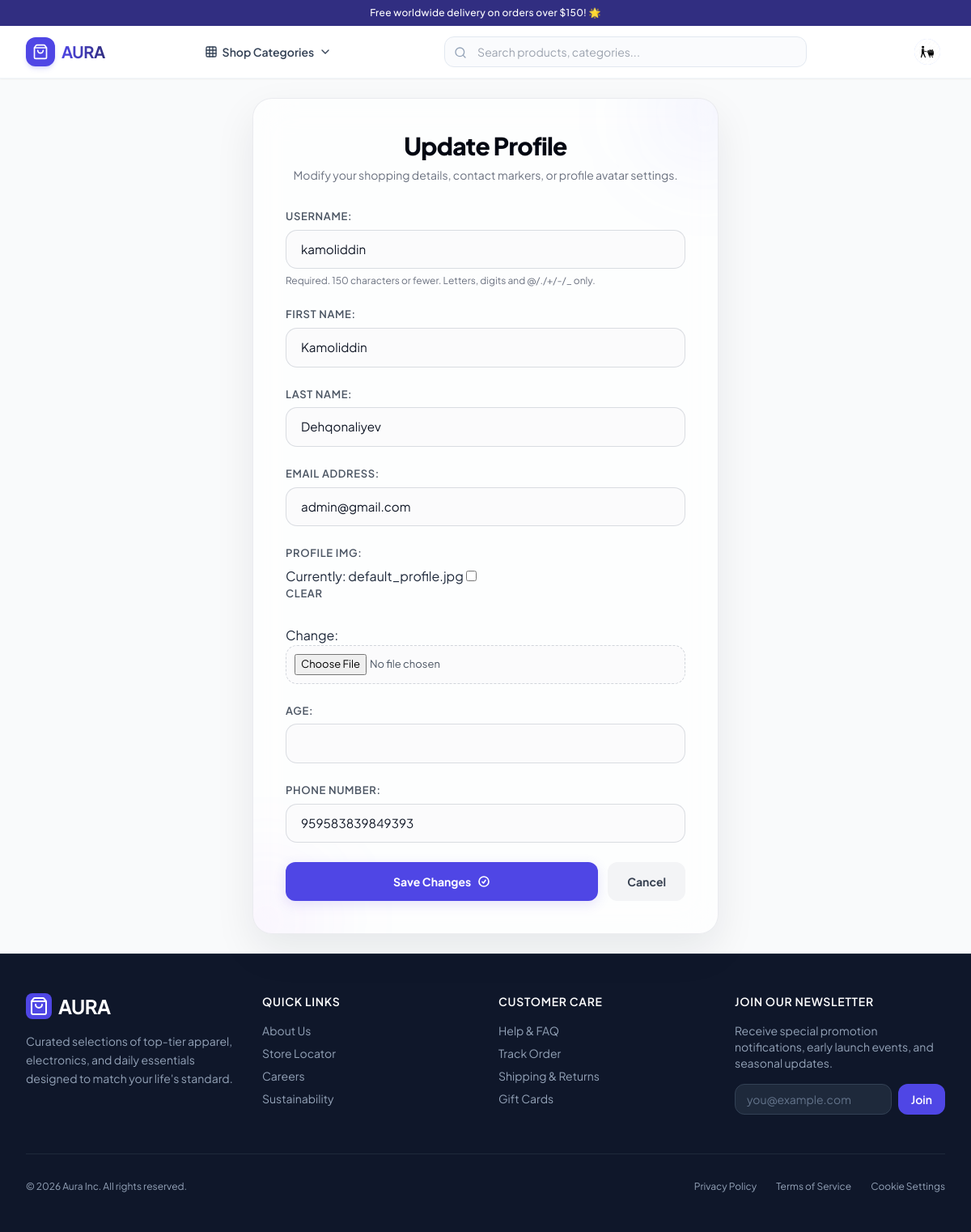
/users/update/profile (signed in), run on the app's committed database.
### users/models.py (models this page shows)
class CustomUser(AbstractUser):
    age = models.IntegerField(null=True, blank=True)
    profile_img = models.ImageField(upload_to='avatars/', default='default_profile.jpg', blank=True)
    phone_number = models.CharField(max_length=15, blank=True, null=True)

### users/views.py (the view, shortened to what this page needs)
# urls.py: path('update/profile', UserUpdateView.as_view(), name='update-profile')
class UserUpdateView(LoginRequiredMixin, View):
    def get(self, request):
        form = UserUpdateForm(instance=request.user)
        return render(request, 'users/update.html', {'form': form})

### users/forms.py
class UserUpdateForm(forms.ModelForm):
    class Meta:
        model = CustomUser
        fields = ['username', 'first_name', 'last_name','email', 'profile_img', 'age', 'phone_number' ]

### products/context_processors.py (called while the page is built)
def categories_processor(request):
    context = {
        'categories': Category.objects.prefetch_related('subcategories').all()
    }
    if request.user.is_authenticated:
        context['saved_count'] = Saved.objects.filter(user=request.user).count()
    return context

### templates/users/update.html (shortened to what this page needs)
{% extends 'base.html' %}
{% block content %}
<div class="relative w-full max-w-xl mx-auto bg-white/70 backdrop-blur-xl border border-gray-200/80 rounded-3xl p-8 md:p-10 shadow-[0_20px_50px_rgba(15,23,42,0.08)] overflow-hidden my-6">
    <div class="absolute -top-16 -right-16 w-40 h-40 bg-indigo-500/5 rounded-full blur-[50px] pointer-events-none"></div>
    <div class="text-center mb-8 relative z-10">
        <h2 class="text-2xl md:text-3xl font-extrabold text-gray-950 tracking-tight leading-tight">
            Update Profile
        </h2>
        <p class="text-gray-500 text-xs md:text-sm mt-2 leading-relaxed">
            Modify your shopping details, contact markers, or profile avatar settings.
        </p>
    </div>
    <form action="" method="POST" enctype="multipart/form-data" class="premium-update-form relative z-10">
        {{ form.as_p }}
        <div class="flex flex-col sm:flex-row items-center gap-3 mt-6">
            <button type="submit" class="w-full sm:w-auto flex-1 inline-flex items-center justify-center gap-2 px-6 py-3.5 rounded-xl text-sm font-bold text-white bg-indigo-600 hover:bg-indigo-500 active:scale-[0.98] transition-all duration-200 shadow-[0_4px_15px_rgba(79,70,229,0.15)] hover:shadow-[0_4px_25px_rgba(79,70,229,0.3)] cursor-pointer">
                Save Changes
                <svg xmlns="http://www.w3.org/2000/svg" fill="none" viewBox="0 0 24 24" stroke-width="2.5" stroke="currentColor" class="w-4 h-4">
                    <path stroke-linecap="round" stroke-linejoin="round" d="M9 12.75 11.25 15 15 9.75M21 12a9 9 0 1 1-18 0 9 9 0 0 1 18 0Z" />
                </svg>
            </button>
            <a href="{% url 'profile' %}" class="w-full sm:w-auto px-6 py-3.5 rounded-xl text-sm font-bold text-gray-700 bg-gray-100 hover:bg-gray-200 text-center active:scale-[0.98] transition-all duration-200 cursor-pointer">
                Cancel
            </a>
        </div>
    </form>
</div>
{% endblock %}

### templates/base.html (shortened to what this page needs)
<!DOCTYPE html>
<html lang="en" class="h-full bg-gray-50">
<head>
    <script src="https://cdn.tailwindcss.com"></script>
</head>
<body class="flex flex-col min-h-full text-slate-800" x-data="{ mobileMenuOpen: false }">
    <div class="bg-brand-900 text-white text-xs py-2 px-4 text-center font-medium tracking-wide">
        Free worldwide delivery on orders over $150! 🌟
    </div>
    <header class="sticky top-0 z-40 bg-white/95 backdrop-blur-md border-b border-slate-100 shadow-sm"
        x-data="{ catMenuOpen: false, userMenuOpen: false }">
        <div class="max-w-7xl mx-auto px-4 sm:px-6 lg:px-8">
            <div class="flex items-center justify-between h-16 gap-4">
                <div class="flex-shrink-0 flex items-center">
                    <a href="/" class="flex items-center gap-2 group">
                        <div
                            class="w-9 h-9 bg-brand-600 rounded-xl flex items-center justify-center text-white shadow-md shadow-brand-500/20 group-hover:bg-brand-700 transition">
                            <i data-lucide="shopping-bag" class="w-5 h-5"></i>
                        </div>
                        <span
                            class="text-xl font-bold tracking-tight bg-gradient-to-r from-brand-600 to-indigo-900 bg-clip-text text-transparent">
                        </span>
                    </a>
                </div>
                <nav class="hidden md:flex items-center gap-6">
                    <div class="relative">
                        <button @click="catMenuOpen = !catMenuOpen" @click.away="catMenuOpen = false"
                            class="flex items-center gap-1.5 px-3 py-2 text-sm font-semibold rounded-lg text-slate-700 hover:bg-slate-50 transition"
                            :class="{'bg-slate-50 text-brand-600': catMenuOpen}">
                            <i data-lucide="grid" class="w-4 h-4"></i>
                            Shop Categories
                            <i data-lucide="chevron-down" class="w-4 h-4 transition-transform duration-200"
                                :class="{'rotate-180': catMenuOpen}"></i>
                        </button>
                    </div>
                </nav>
                <div class="hidden lg:flex flex-1 max-w-md mx-4">
                    <form action="{% url 'search' %}" method="POST" class="w-full relative">
                        <input type="text" name="search_query" placeholder="Search products, categories..."
                            class="w-full py-2 pl-10 pr-4 rounded-xl border border-slate-200 bg-slate-50/70 focus:bg-white focus:outline-none focus:ring-2 focus:ring-brand-500 focus:border-transparent text-sm transition">
                        <i data-lucide="search" class="w-4 h-4 text-slate-400 absolute left-3 top-3"></i>
                    </form>
                </div>
                <div class="flex items-center gap-2">
                    <div class="relative">
                        <button @click="userMenuOpen = !userMenuOpen" @click.away="userMenuOpen = false"
                            class="flex items-center gap-1.5 p-1.5 rounded-lg hover:bg-slate-50 transition">
                            <div
                                class="w-8 h-8 bg-brand-100 text-brand-700 font-bold rounded-full flex items-center justify-center text-xs">
                                {% if user.is_authenticated %}
                                <div
                                    class="w-8 h-8 bg-brand-100 text-brand-700 font-bold rounded-full flex items-center justify-center text-sm uppercase overflow-hidden">
                                    <img src="{{request.user.profile_img.url}}" alt=""
                                        class="w-full h-full object-cover rounded-full">
                                </div>
                                {% else %}
                                <i data-lucide="user" class="w-4 h-4"></i>
                                {% endif %}
                            </div>
                        </button>
                    </div>
                </div>
            </div>
        </div>
    </header>
    <main class="flex-grow">
        {% block content %}{% endblock %}
    </main>
    <footer class="bg-slate-900 text-slate-400 border-t border-slate-800">
        <div class="max-w-7xl mx-auto px-4 sm:px-6 lg:px-8 py-12">
            <div class="grid grid-cols-1 md:grid-cols-4 gap-8">
                <div class="space-y-4">
                    <span class="text-2xl font-bold tracking-tight text-white flex items-center gap-2">
                        <div class="w-8 h-8 bg-brand-600 rounded-lg flex items-center justify-center text-white">
                            <i data-lucide="shopping-bag" class="w-4.5 h-4.5"></i>
                        </div>
                        AURA
                    </span>
                    <p class="text-sm text-slate-400 leading-relaxed">
                        Curated selections of top-tier apparel, electronics, and daily essentials designed to match your
                        life's standard.
                    </p>
                </div>
                <div>
                    <h3 class="text-white font-semibold text-sm tracking-wider uppercase mb-4">Quick Links</h3>
                    <ul class="space-y-2 text-sm">
                        <li><a href="#" class="hover:text-white transition">About Us</a></li>
                        <li><a href="#" class="hover:text-white transition">Store Locator</a></li>
                        <li><a href="#" class="hover:text-white transition">Careers</a></li>
                        <li><a href="#" class="hover:text-white transition">Sustainability</a></li>
                    </ul>
                </div>
                <div>
                    <h3 class="text-white font-semibold text-sm tracking-wider uppercase mb-4">Customer Care</h3>
                    <ul class="space-y-2 text-sm">
                        <li><a href="#" class="hover:text-white transition">Help & FAQ</a></li>
                        <li><a href="#" class="hover:text-white transition">Track Order</a></li>
                        <li><a href="#" class="hover:text-white transition">Shipping & Returns</a></li>
                        <li><a href="#" class="hover:text-white transition">Gift Cards</a></li>
                    </ul>
                </div>
                <div class="space-y-4">
                    <h3 class="text-white font-semibold text-sm tracking-wider uppercase mb-2">Join Our Newsletter</h3>
                    <p class="text-sm text-slate-400">Receive special promotion notifications, early launch events, and
                        seasonal updates.</p>
                    <form action="#" method="POST" class="flex gap-2">
                        <input type="email" name="email" placeholder="you@example.com"
                            class="w-full bg-slate-800 border border-slate-700 px-3.5 py-2 rounded-xl text-sm focus:outline-none focus:ring-2 focus:ring-brand-500 text-white placeholder:text-slate-500">
                        <button type="submit"
                            class="bg-brand-600 hover:bg-brand-700 text-white font-semibold px-4 rounded-xl text-sm transition">
                            Join
                        </button>
                    </form>
                </div>
            </div>
            <div
                class="mt-12 pt-8 border-t border-slate-800 flex flex-col sm:flex-row items-center justify-between gap-4 text-xs">
                <p>&copy; 2026 Aura Inc. All rights reserved.</p>
                <div class="flex gap-6">
                    <a href="#" class="hover:text-white transition">Privacy Policy</a>
                    <a href="#" class="hover:text-white transition">Terms of Service</a>
                    <a href="#" class="hover:text-white transition">Cookie Settings</a>
                </div>
            </div>
        </div>
    </footer>
</body>
</html>

### templates/base.html (style rules this page uses)
body { font-family: 'Plus Jakarta Sans', sans-serif; }

### templates/users/update.html (style rules this page uses)
.premium-update-form p { margin-bottom: 1.5rem; }
.premium-update-form label { display: block; font-size: 0.8125rem; font-weight: 600; color: #4b5563; margin-bottom: 0.375rem; text-transform: uppercase; letter-spacing: 0.05em; }
.premium-update-form input[type="text"], .premium-update-form input[type="email"], .premium-update-form input[type="number"], .premium-update-form input[type="tel"] { width: 100%; background-color: rgba(249, 250, 251, 0.7); border: 1px solid rgba(209, 213, 219, 0.8); border-radius: 0.875rem; padding: 0.75rem 1.125rem; color: #111827; font-size: 0.95rem; transition: all 0.25s ease; }
.premium-update-form input[type="file"] { display: block; width: 100%; font-size: 0.8125rem; color: #4b5563; background: rgba(249, 250, 251, 0.7); border: 1.5px dashed rgba(209, 213, 219, 1); padding: 0.625rem; border-radius: 0.875rem; cursor: pointer; }
.premium-update-form .helptext { display: block; font-size: 0.75rem; color: #6b7280; margin-top: 0.4rem; line-height: 1.4; }

### data on the page
CustomUser: user.profile_img (placeholder picture), username "kamoliddin", first_name "Kamoliddin", last_name "Dehqonaliyev", email "admin@gmail.com", phone_number "959583839849393"
